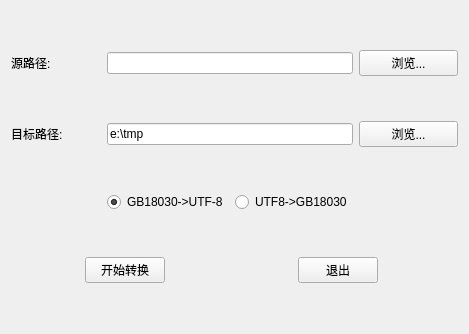
<ui version="4.0" >
 <class>convertWidget</class>
 <widget class="QWidget" name="convertWidget" >
  <property name="geometry" >
   <rect>
    <x>0</x>
    <y>0</y>
    <width>469</width>
    <height>334</height>
   </rect>
  </property>
  <property name="windowTitle" >
   <string>编码转换</string>
  </property>
  <layout class="QGridLayout" >
   <item row="0" column="0" colspan="2" >
    <widget class="QLabel" name="label" >
     <property name="text" >
      <string>源路径:</string>
     </property>
     <property name="buddy" >
      <cstring>txtSource</cstring>
     </property>
    </widget>
   </item>
   <item row="0" column="2" colspan="4" >
    <widget class="QLineEdit" name="txtSource" />
   </item>
   <item row="0" column="6" colspan="2" >
    <widget class="QPushButton" name="btnSource" >
     <property name="text" >
      <string>浏览...</string>
     </property>
    </widget>
   </item>
   <item row="1" column="0" colspan="2" >
    <widget class="QLabel" name="label_2" >
     <property name="text" >
      <string>目标路径:</string>
     </property>
     <property name="buddy" >
      <cstring>txtDest</cstring>
     </property>
    </widget>
   </item>
   <item row="1" column="2" colspan="4" >
    <widget class="QLineEdit" name="txtDest" >
     <property name="text" >
      <string>e:\tmp</string>
     </property>
    </widget>
   </item>
   <item row="1" column="6" colspan="2" >
    <widget class="QPushButton" name="btnDest" >
     <property name="text" >
      <string>浏览...</string>
     </property>
    </widget>
   </item>
   <item row="3" column="0" colspan="2" >
    <spacer>
     <property name="orientation" >
      <enum>Qt::Horizontal</enum>
     </property>
     <property name="sizeHint" >
      <size>
       <width>40</width>
       <height>20</height>
      </size>
     </property>
    </spacer>
   </item>
   <item row="3" column="2" colspan="2" >
    <widget class="QRadioButton" name="radioGBToUTF" >
     <property name="text" >
      <string>GB18030->UTF-8</string>
     </property>
     <property name="checked" >
      <bool>true</bool>
     </property>
    </widget>
   </item>
   <item row="3" column="4" colspan="2" >
    <widget class="QRadioButton" name="radioUTFToGB" >
     <property name="text" >
      <string>UTF8->GB18030</string>
     </property>
    </widget>
   </item>
   <item row="3" column="6" colspan="2" >
    <spacer>
     <property name="orientation" >
      <enum>Qt::Horizontal</enum>
     </property>
     <property name="sizeHint" >
      <size>
       <width>40</width>
       <height>20</height>
      </size>
     </property>
    </spacer>
   </item>
   <item row="4" column="0" >
    <spacer>
     <property name="orientation" >
      <enum>Qt::Horizontal</enum>
     </property>
     <property name="sizeHint" >
      <size>
       <width>40</width>
       <height>20</height>
      </size>
     </property>
    </spacer>
   </item>
   <item row="4" column="1" colspan="2" >
    <widget class="QPushButton" name="btnConvert" >
     <property name="text" >
      <string>开始转换</string>
     </property>
    </widget>
   </item>
   <item row="4" column="3" colspan="2" >
    <spacer>
     <property name="orientation" >
      <enum>Qt::Horizontal</enum>
     </property>
     <property name="sizeHint" >
      <size>
       <width>121</width>
       <height>20</height>
      </size>
     </property>
    </spacer>
   </item>
   <item row="4" column="5" colspan="2" >
    <widget class="QPushButton" name="btnExit" >
     <property name="text" >
      <string>退出</string>
     </property>
    </widget>
   </item>
   <item row="4" column="7" >
    <spacer>
     <property name="orientation" >
      <enum>Qt::Horizontal</enum>
     </property>
     <property name="sizeHint" >
      <size>
       <width>40</width>
       <height>20</height>
      </size>
     </property>
    </spacer>
   </item>
  </layout>
 </widget>
 <tabstops>
  <tabstop>txtSource</tabstop>
  <tabstop>btnSource</tabstop>
  <tabstop>txtDest</tabstop>
  <tabstop>btnDest</tabstop>
  <tabstop>radioGBToUTF</tabstop>
  <tabstop>radioUTFToGB</tabstop>
  <tabstop>btnConvert</tabstop>
  <tabstop>btnExit</tabstop>
 </tabstops>
 <resources/>
 <connections/>
</ui>
